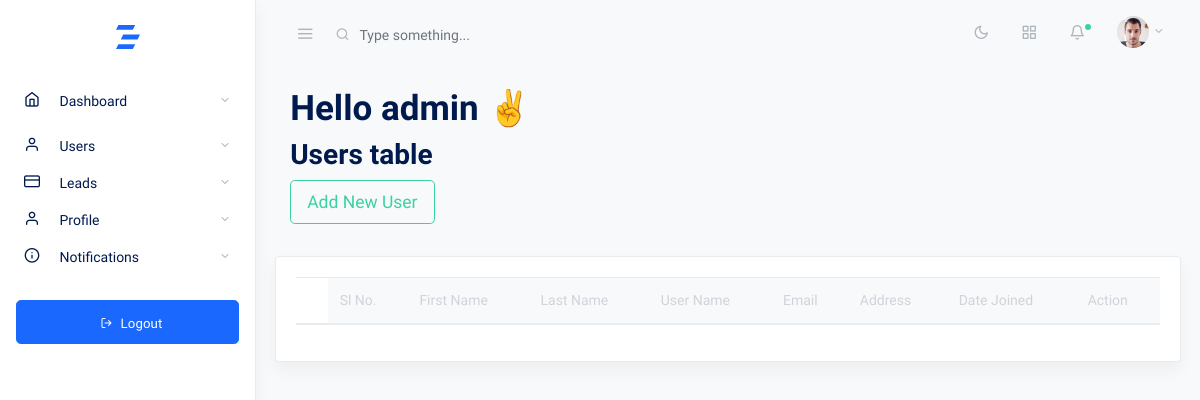
Before: /base/add_new_user/ (signed in) with the older database file.
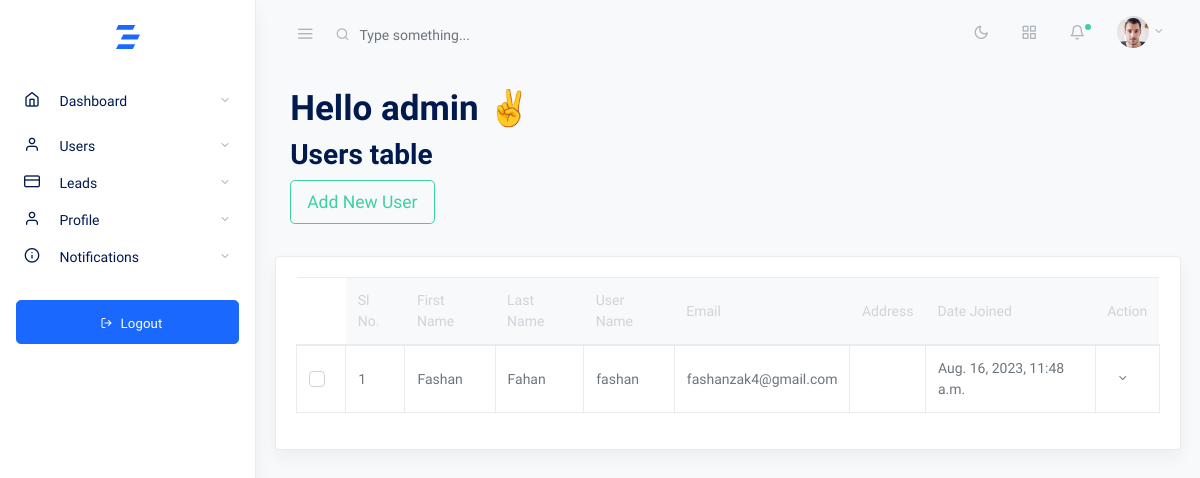
After: the same page with the newer database file.
### accounts/models.py (models this page shows)
class CustomUserTypes(AbstractUser):
    is_sales = models.BooleanField(default = False)
    is_advisor = models.BooleanField(default=False)
    is_admin = models.BooleanField(default=False)

### base/views.py (the view)
# urls.py: path('add_new_user/', add_new_user, name='add_new_user'),
def add_new_user(request):
    if request.user.is_authenticated:
        filtered_user = CustomUserTypes.objects.filter(username=request.user)
        view_all_users = CustomUserTypes.objects.exclude(username=request.user)
        return render(request, 'base/add_new_user.html', locals())
    else:
        return render(request, 'base/add_new_user.html')

### templates/base/add_new_user.html (shortened to what this page needs)
{% extends 'base.html' %}
{% load static %}
{% block content %}
    <div class="wrapper">
        <main role="main" class="main-content">
            <div class="container-fluid">
                <div class="row justify-content-center">
                    <div class="col-12">
                        {% for fu in filtered_user %}
                        <h1 class="greeting">Hello {{fu}} ✌</h1>
                        {% endfor %}
                        <h2 class="mb-2 page-title">Users table</h2>
                        <p class="card-text">
                            <button type="button" class="btn mb-2 btn-outline-success btn-lg" data-toggle="modal"
                                data-target=".bd-example-modal-lg">Add New User</button>
                        </p>
                    </div>
                </div>
            </div>
           <div class="row my-4">
    <div class="col-md-12">
        <div class="card shadow">
            <div class="card-body">
                <table class="table datatables" id="dataTable-1">
                    <thead>
                        <tr>
                            <th></th>
                            <th class="table-header">Sl No.</th>
                            <th class="table-header">First Name</th>
                            <th class="table-header">Last Name</th>
                            <th class="table-header">User Name</th>
                            <th class="table-header">Email</th>
                            <th class="table-header">Address</th>
                            <th class="table-header">Date Joined</th>
                            <th class="table-header">Action</th>
                        </tr>
                    </thead>
                                <tbody class="table-bordered">
                                    {% for vau in view_all_users %}
                                    <tr>
                                        <td>
                                            <div class="custom-control custom-checkbox">
                                            </div>
                                        </td>
                                        <td>
                                            {{forloop.counter}}
                                        </td>
                                        <td>
                                            {{vau.first_name}}
                                        </td>
                                        <td>
                                            {{vau.last_name}}
                                        </td>
                                        <td>
                                            {{vau}}
                                        </td>
                                        <td>
                                            {{vau.email}}
                                        </td>
                                        <td>
                                        </td>
                                        <td>
                                            {{vau.date_joined}}
                                        </td>
                                        <td>
                                                <div class="dropdown">
                                                    <button class="btn btn-sm dropdown-toggle" type="button" id="dr4"
                                                        data-toggle="dropdown" aria-haspopup="true"
                                                        aria-expanded="false">
                                                    </button>
                                                </div>
                                        </td>
                                    </tr>
                                    {% endfor %}
                                </tbody>
                            </table>
                        </div>
                    </div>
                </div>
            </div>
    </div>
    </div>
{% endblock %}

Changed rows visible on the page:
added CustomUserTypes: first_name "Fashan", last_name "Fahan", username "fashan", email "fashanzak4@gmail.com", date_joined "Aug. 16, 2023, 11:48 a.m.", shown under "Users table"
